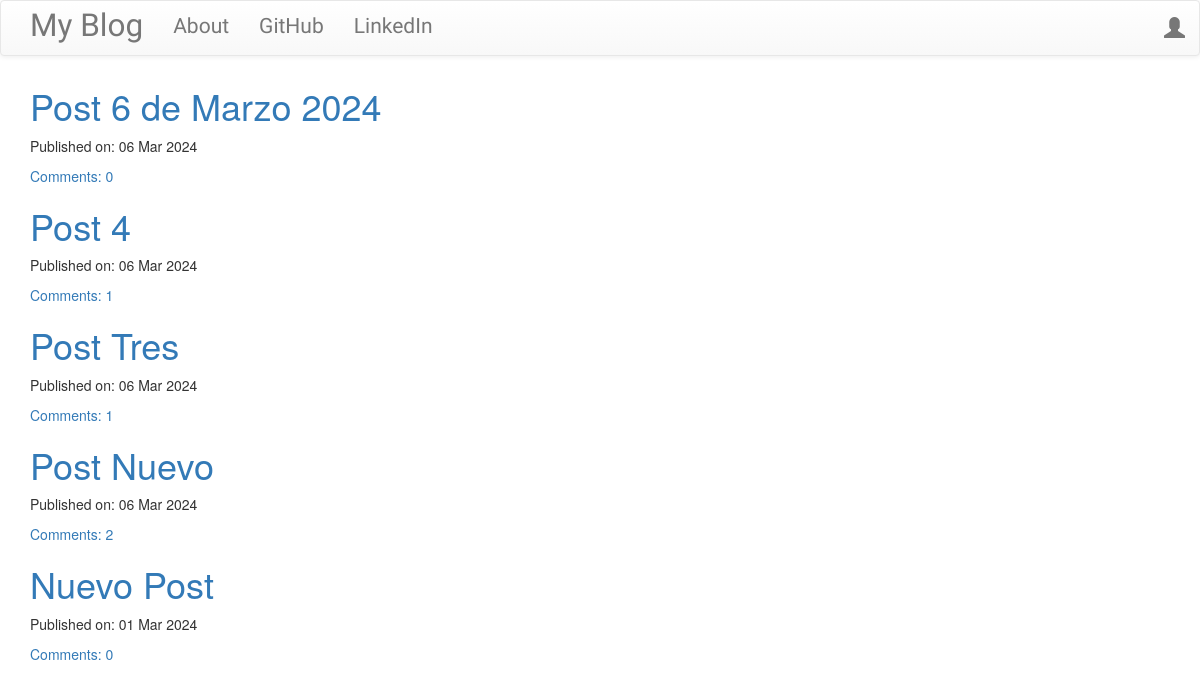
Before: / with the older database file.
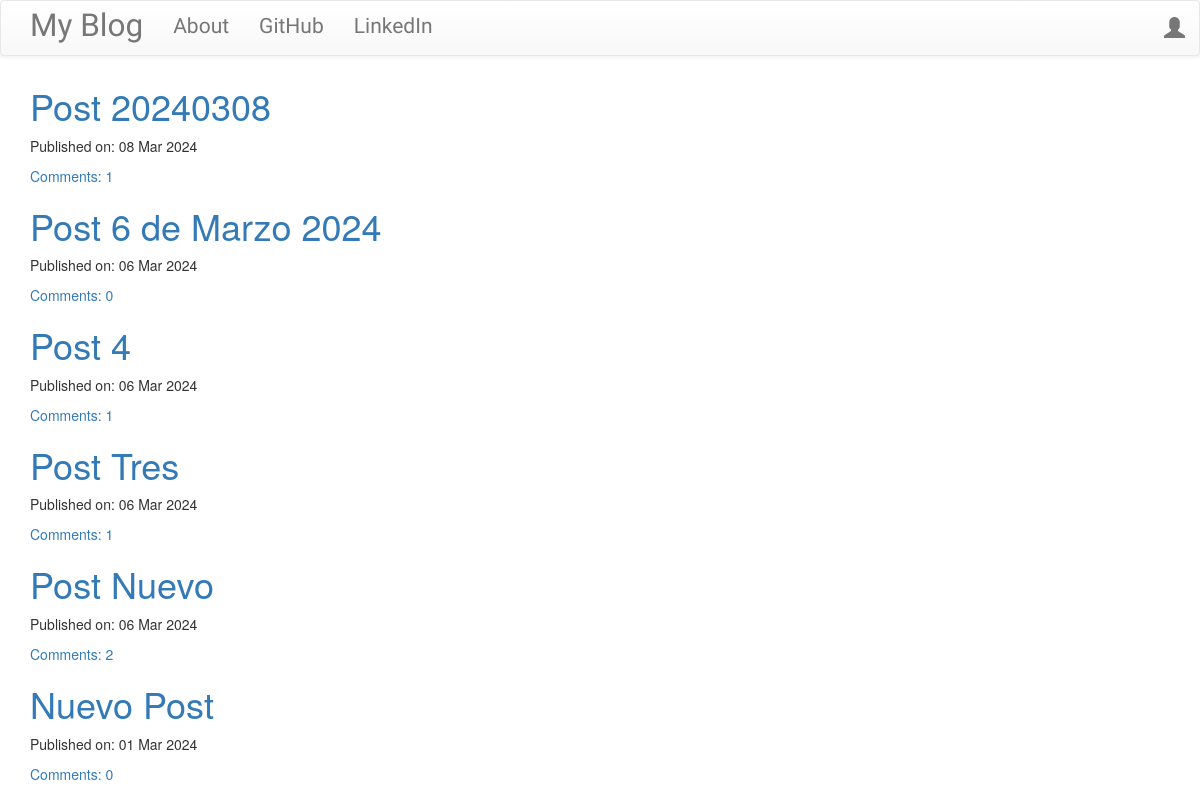
After: the same page with the newer database file.
### blog/models.py (models this page shows, shortened)
class Post(models.Model):
    author = models.ForeignKey('auth.User', on_delete=models.CASCADE,)
    title = models.CharField(max_length=200)
    text =models.TextField()
    created_date = models.DateTimeField(default=timezone.now)
    published_date = models.DateTimeField(blank=True,null=True)
    def approve_comments(self):
        return self.comments.filter(approved_comment=True)
    def __str__(self):
        return self.title

### blog/views.py (the view)
# urls.py: path('',views.PostListView.as_view(),name='post_list'),
class PostListView(ListView):
    model = Post
    template_name='blog/post_list.html'
    def get_queryset(self):
        queryset = Post.objects.filter(published_date__lte=timezone.now()).order_by('-published_date')
        print(queryset)  # Esto imprimirá la consulta en la consola del servidor
        return queryset

### blog/templates/blog/post_list.html
{% extends "blog/base.html"%}
{% block content %}
<div class="centerstage">
  {% for post in post_list %}
  <div class="post">
    <h1> <a href="{% url 'post_detail' pk=post.pk %}">{{ post.title }}</a> </h1>
    <div class="date">
      <p>Published on: {{post.published_date|date:'d M Y'}}</p>
    </div>
    <a href="{% url 'post_detail' pk=post.pk %}">Comments: {{ post.approve_comments.count }}</a>
  </div>
  {% endfor %}
</div>
{% endblock %}

### blog/templates/blog/base.html (shortened to what this page needs)
<!DOCTYPE html>
{% load static %}
<html lang="en" dir="ltr">
  <head>
    <link rel="stylesheet" href="https://cdn.jsdelivr.net/npm/bootstrap@3.3.7/dist/css/bootstrap.min.css">
    <link rel="stylesheet" href="https://cdn.jsdelivr.net/npm/bootstrap@3.3.7/dist/css/bootstrap-theme.min.css">
    <link rel="stylesheet" href="//cdn.jsdelivr.net/npm/medium-editor@latest/dist/css/medium-editor.min.css" type="text/css" media="screen" charset="utf-8">
    <link rel="stylesheet" href="{% static 'css/blog.css'%}">
  </head>
  <body class='loader'>
    <nav class="navbar navbar-default techfont custom-navbar">
      <div class="container">
        <ul class="nav navbar-nav">
          <li> <a class='navbar-brand bigbrand' href="{% url 'post_list' %}">My Blog</a></li>
          <li> <a href="{% url 'about' %}">About</a> </li>
          <li> <a href="https://www.github.com">GitHub</a> </li>
          <li> <a href="https://www.linkedin.com">LinkedIn</a>  </li>
        </ul>
        <ul class="nav navbar-nav navbar-right">
          {% if user.is_authenticated %}
          <li>
            <a href="{% url 'post_new' %}">New Post</a>
          </li>
          <li>
            <a href="{% url 'post_draft_list' %}">Drafts</a>
          </li>
          <li>
            <a href="{% url 'logout' %}">Log Out</a>
          </li>
          <li>
            <a>Welcome: {{user.username}}</a>
          </li>
            {% else %}
            <li> <a class='nav navbar-right' href="{% url 'login' %}"> <span class='glyphicon glyphicon-user'></span> </a> </li>
          {% endif %}
        </ul>
      </div>
    </nav>
    <div class="content container">
      <div class="row">
        <div class="col-md-8">
          <div class="blog_posts">
            {% block content %}
            {% endblock %}
          </div>
        </div>
      </div>
    </div>
  </body>
</html>

### blog/static/css/blog.css (style rules this page uses)
.techfont { font-family: 'Russo One',sans-serif; font-size: 1.5em; margin-bottom: 10px; }
.bigbrand { font-size: 1.5em; }
.centerstage { margin-left: auto; margin-right: auto; }
.loader { filter:hue-rotate(0deg); color:linear-gradient(45deg,#0f8,#08f); animation:hue 10000ms infinite linear; }

Changed rows visible on the page:
added Post: title "Post 20240308", published_date "08 Mar 2024", approve_comments.count "1"
